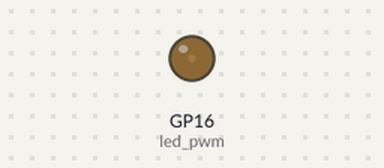
Recording of a program running on a simulated Raspberry Pi Pico running MicroPython. On the bench: output pins drawn as LEDs (lit = HIGH).

Above: at 0.05 s.
At 0.6 s:
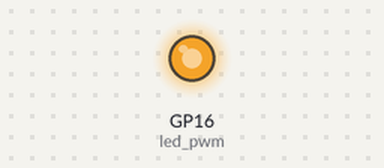
At 0.9 s:
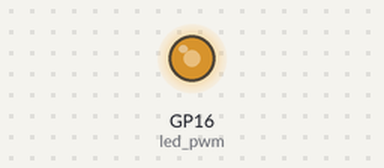
At 1.15 s:
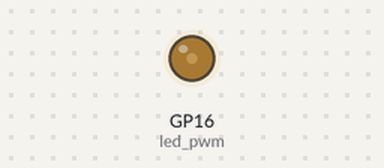
Timing chart, 0 to 3.0 s (numbered marks = the images above):
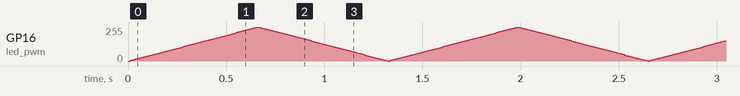

The program:

2.RESPIRAR_LED.py
```python
from machine import Pin, PWM
from utime import sleep

# Configuramos o pino com a classe PWM
led_pwm = PWM(Pin(16))
led_pwm.freq(1000) # Frequência de 1kHz (padrão recomendado)

while True:
    # Fade In: vai de 0 a 65535 dando passos de 1000 em 1000
    for duty in range(0, 65535, 1000):
        led_pwm.duty_u16(duty)
        sleep(0.01)

    # Fade Out: vai de 65535 até 0 reduzindo de 1000 em 1000
    for duty in range(65535, 0, -1000):
        led_pwm.duty_u16(duty)
        sleep(0.01)
```
